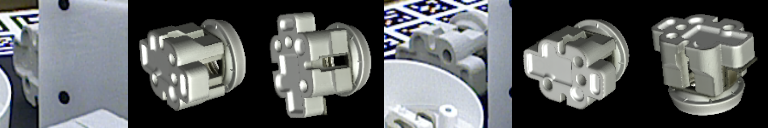
#> input picture visual/aae_res/problem/12_combined.png, 768 x 128 px; its folder holds 4 pictures in this run
$ python combine_8.py
#> lines starting #> are read from the running program, lines starting #| are printed output that depends on the picture
from PIL import Image
import os

def combine_images_horizontally(image_dir):
    image_files = [f for f in os.listdir(image_dir) if f.endswith('.png')][:8]
    images = [Image.open(os.path.join(image_dir, f)) for f in image_files]

    widths, heights = zip(*(i.size for i in images))

    total_width = sum(widths)
    max_height = max(heights)

    new_image = Image.new('RGB', (total_width, max_height))

    x_offset = 0
    for image in images:
        new_image.paste(image, (x_offset, 0))
        x_offset += image.size[0]

    return new_image

def combine_images_vertically(image_dir):
#> called with image_dir = './'
    image_files = [f for f in os.listdir(image_dir) if f.endswith('.png')][:10]
    images = [Image.open(os.path.join(image_dir, f)) for f in image_files]
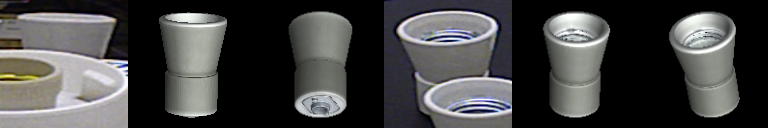
#> input picture visual/aae_res/problem/14_combined.png, 768 x 128 px
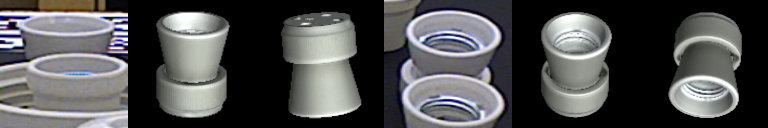
#> input picture visual/aae_res/problem/15_combined.png, 768 x 128 px
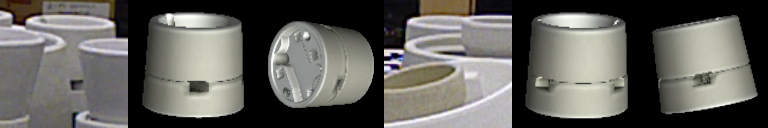
#> input picture visual/aae_res/problem/16_combined.png, 768 x 128 px

    widths, heights = zip(*(i.size for i in images))
#> widths = (768, 768, 768, 768); heights = (128, 128, 128, 128)

    max_width = max(widths)
#> max_width = 768
    total_height = sum(heights)
#> total_height = 512

    new_image = Image.new('RGB', (max_width, total_height))
#> new_image: PIL image 768x512 RGB; every value is 0

    y_offset = 0
    for image in images:
        new_image.paste(image, (0, y_offset))
        y_offset += image.size[1]
#> this loop made 4 passes
#> y_offset on passes 1 to 4: 128, 256, 384, 512
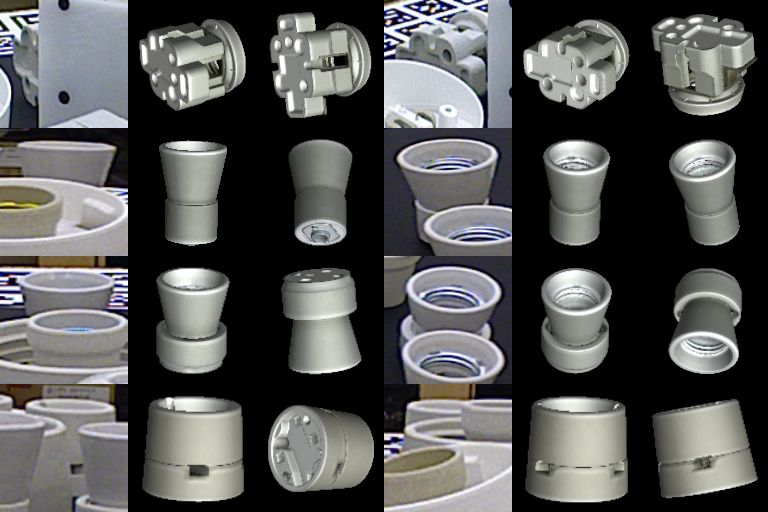
#> new_image: PIL image 768x512 RGB; mean R, G, B 84.7, 85.1, 84.3
#> after the loop, y_offset = 512

    return new_image

def main():
    # [6 lines of commented-out code are left out]

    image_dir = './'
    combined_image = combine_images_vertically(image_dir)
    combined_image.save('combined_image_vertical.png')

if __name__ == '__main__':
    main()
